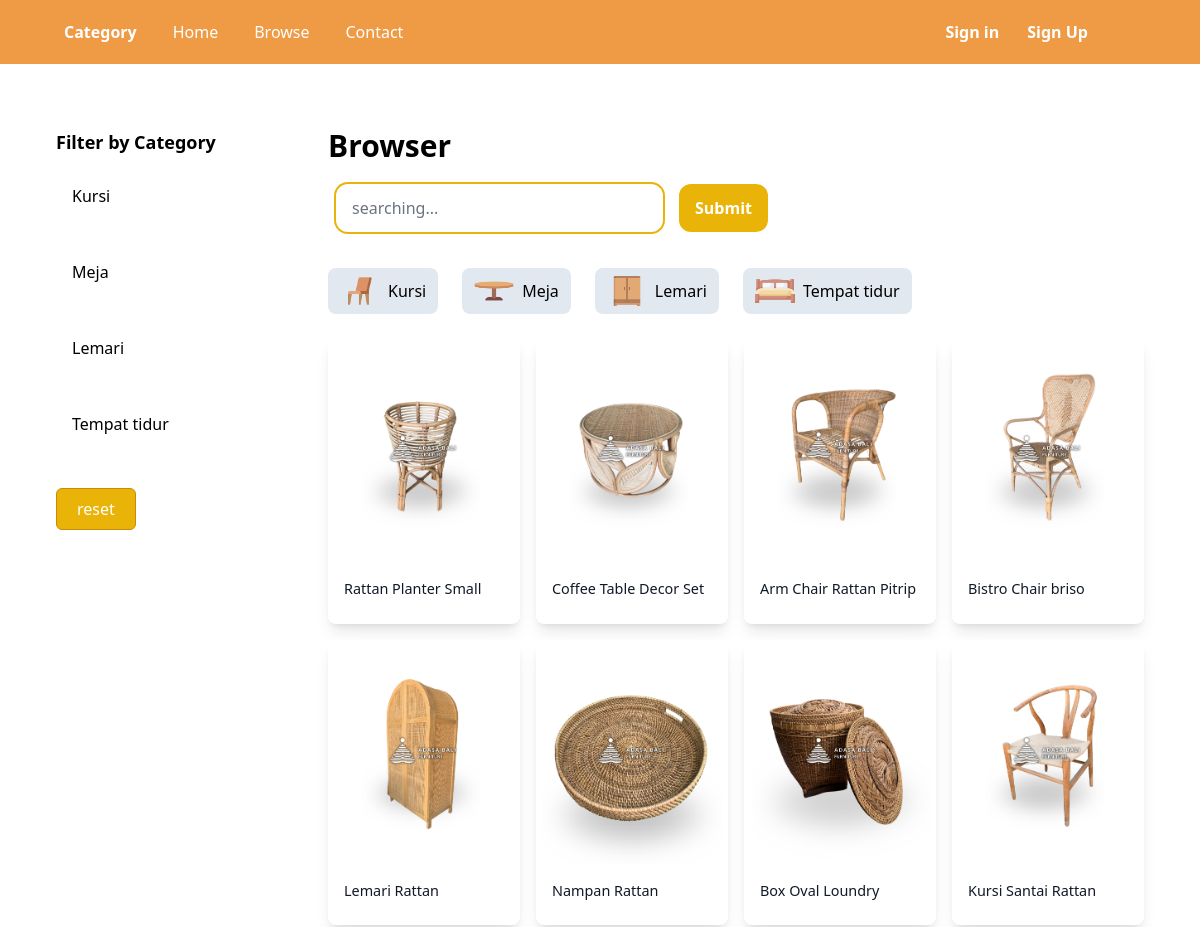
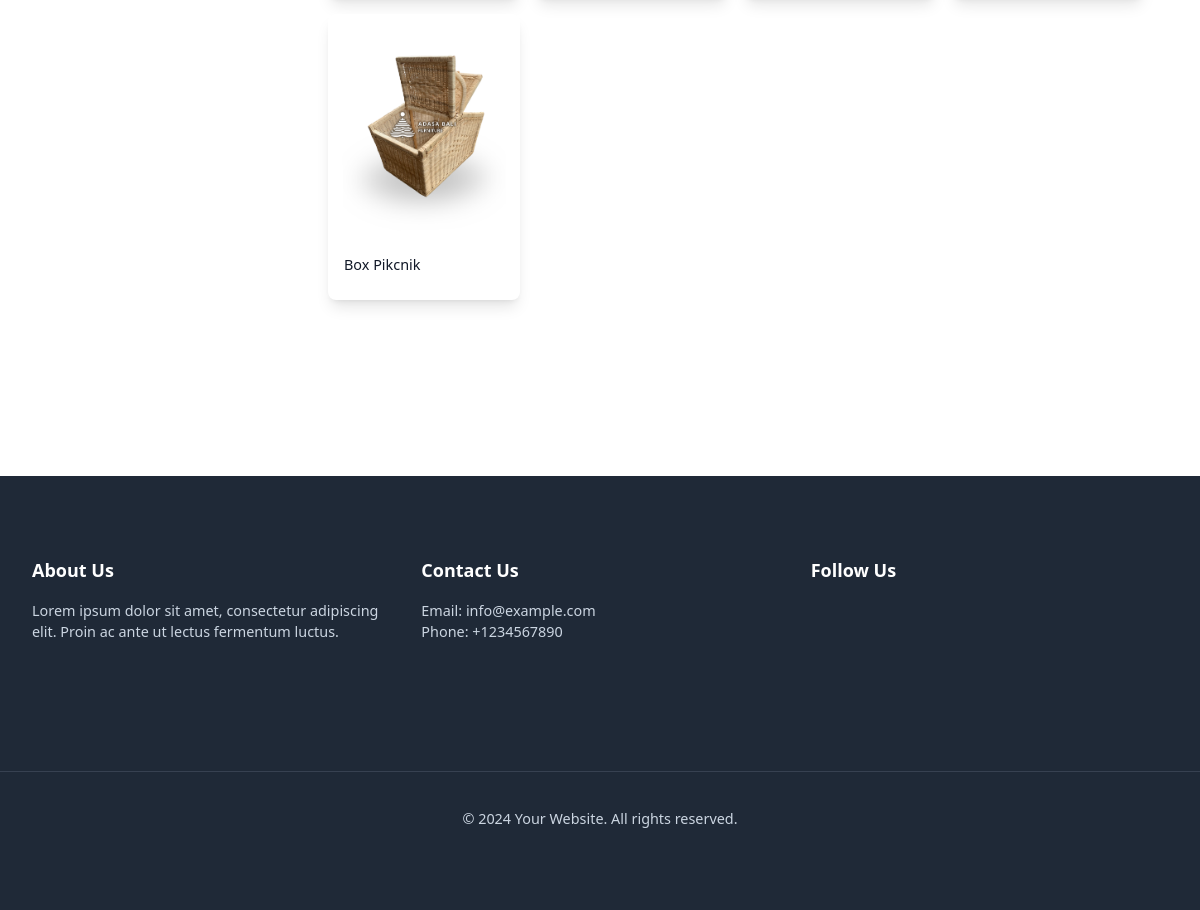
/borwser/, run on the app's committed database (2 pictures, top to bottom).
### core/models.py (models this page shows, shortened)
class Category(models.Model):
    name = models.CharField(max_length=100)
    image = models.ImageField(upload_to='category')

class Produks(models.Model):
    name = models.CharField(max_length=100)
    description = models.TextField()
    subtitle = models.CharField(max_length=200)
    image = models.ImageField(upload_to='produks')
    price = models.IntegerField()
    material = models.CharField(max_length=100)
    ukuran = models.CharField(max_length=100)
    warna = models.CharField(max_length=100)
    fitur = models.TextField()
    create_by = models.ForeignKey(User, on_delete=models.CASCADE)
    create_at = models.DateTimeField(auto_now_add=True)
    discount = models.IntegerField()
    category = models.ForeignKey(Category, on_delete=models.CASCADE)
    descriptiondua = models.TextField()

### core/views.py (the view)
# urls.py: path('borwser/', views.browser, name='browser')
def browser(request):
    query = request.GET.get('query', '')
    produks = Produks.objects.all()
    category_id = request.GET.get('category', 0)
    categorys = Category.objects.all()
    if category_id:
        produks = produks.filter(category_id = category_id)
    if query:
        produks = produks.filter(Q(name__icontains=query))
    return render(request, 'core/browser.html', {
        'produks':produks,
        'categorys':categorys,
        'query':query,
        'category_id':int(category_id)
    })

### core/templates/core/browser.html (shortened to what this page needs)
{% extends 'core/base.html' %}
{% block content %}
    <div class="flex lg:px-40 px-14 py-12 pt-32">
        <div class="w-1/4 pr-6">
            <h2 class="text-lg font-semibold mb-4">Filter by Category</h2>
            <ul>
                {% for category in categorys %}
                  <li class="mb-7 {% if category.id == category_id %}bg-gray-300 rounded-lg{% endif %} px-4 py-3">
                    <a href="{% url 'core:browser' %}?query={{query}}&category={{category.id}}" class="text-black">
                      {{category.name}}
                    </a>
                  </li>
                {% endfor %}
              </ul>
            <a href="{% url 'core:browser' %}" class="text-white px-5 py-2 inline-block mt-3 bg-yellow-500 rounded-md border border-yellow-600">reset</a>
        </div>
        <div class="w-3/4">
            <h1 class="text-3xl font-semibold mb-3">Browser</h1>
            <form action="{% url 'core:browser' %}" method="get" class="max-w-md flex items-center bg-white p-2 rounded-full mb-7">
                <div class="relative flex-1">
                    <input name="query" value="{{query}}"  type="text" placeholder="searching..." class="py-3 px-4 rounded-xl bg-white text-gray-800 placeholder-gray-500 focus:outline-none ring-2 ring-yellow-500 w-full border-transparent">
                </div>
                <button type="submit" class="bg-yellow-500 hover:bg-yellow-600 text-white font-semibold py-3 px-4 ml-4 rounded-xl transition duration-300 ease-in-out">Submit</button>
            </form>
            <div class="flex gap-6 mb-6">
                {% for category in categorys %}
                    <a href="{% url 'core:browser' %}?query={{query}}&category={{category.id}}">
                        <div class="px-3 bg-slate-200 flex gap-2 items-center py-2 rounded-lg {% if category.id == category_id %}bg-slate-300{% endif %}">
                            <div class="">
                                <img src="{{category.image.url}}" class="w-[40px] h-[30px]" alt="">
                            </div>
                            <p>{{category.name}}</p>
                        </div>
                    </a>
                {% endfor %}
            </div>
            <div class="grid gap-4 grid-cols-1 sm:grid-cols-2 md:grid-cols-3 lg:grid-cols-4 xl:grid-cols-5">
                {% for produk in produks %}
                    <a href="{% url 'core:detail' produk.id %}" class="w-full block">
                        <div class="bg-white shadow-lg rounded-lg overflow-hidden">
                            <img src="{{ produk.image.url }}" alt="{{ produk.name }}" class="w-full h-56 object-cover object-center">
                            <div class="p-4">
                                <h2 class="text-gray-900 text-[.9rem] mb-2">{{ produk.name }}</h2>
                            </div>
                        </div>
                    </a>
                {% endfor %}
            </div>
        </div>
    </div>
{% endblock %}

### data on the page
Category: name "Kursi", image (picture)
Category: name "Meja", image (picture)
Category: name "Lemari", image (picture)
Category: name "Tempat tidur", image (picture)
Produks: image (picture), name "Rattan Planter Small"
Produks: image (picture), name "Coffee Table Decor Set"
Produks: image (picture), name "Arm Chair Rattan Pitrip"
Produks: image (picture), name "Bistro Chair briso"
Produks: image (picture), name "Lemari Rattan"
Produks: image (picture), name "Nampan Rattan"
Produks: image (picture), name "Box Oval Loundry"
Produks: image (picture), name "Kursi Santai Rattan"
Produks: image (picture), name "Box Pikcnik"
